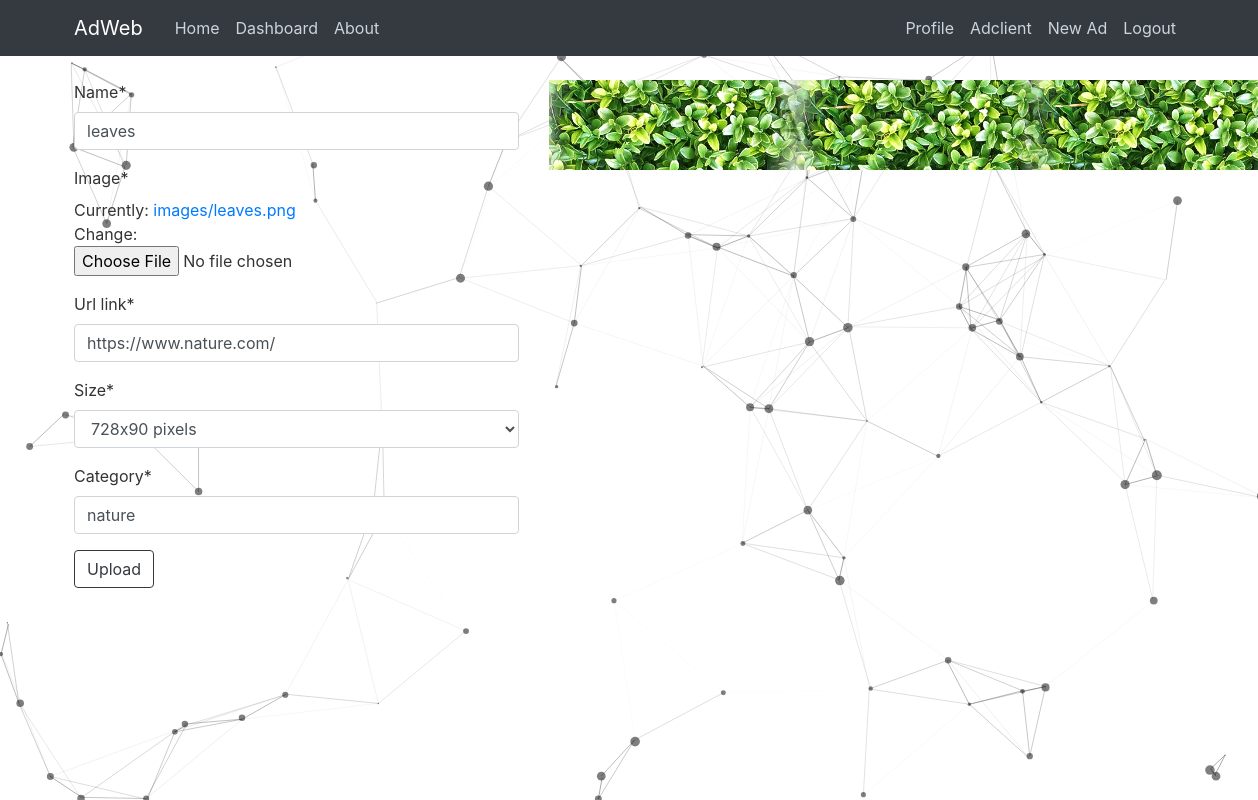
The app's page /advertisement/12/update/ (signed in) with its own data.
### adtool/models.py (models this page shows, shortened)
class Advertisement(models.Model):
    name = models.CharField(max_length=50)
    image = models.ImageField(upload_to='images/')
    url_link = models.URLField(default="")
    clicks = models.IntegerField(default=0)
    category = models.CharField(max_length=30, default="")
    size = models.CharField(
            max_length=16, choices=(
            ('medium rectangle', '300x250 pixels'),
            ('large rectangle', '336x280 pixels'),
            ('leaderboard', '728x90 pixels'),
            ('half page', '320x600 pixels'),
            ('free size', 'free size')
        ),
        default='free size')
    user = models.ForeignKey(User, on_delete=models.CASCADE)
    publish_date = models.DateTimeField('date published', default=timezone.now)

### adtool/views.py (the view, shortened to what this page needs)
class AdvertisementUpdateView(LoginRequiredMixin, UserPassesTestMixin, UpdateView):
    model = Advertisement
    fields = ['name', 'image', 'url_link', 'size', 'category']
    def test_func(self):
        advertisement = self.get_object()
        if self.request.user == advertisement.user:
            return True
        return False

### adtool/templates/adtool/advertisement_form.html (shortened to what this page needs)
{% extends 'adtool/base.html' %}
{% load crispy_forms_tags %}
{% load static %}
{% block content %}
<div class="row">
    <div class="col-lg-5">
        <form method="post" enctype="multipart/form-data">
            {{ form|crispy }}
            <button type="submit" class="btn btn-outline-dark">Upload</button>
        </form>
    </div>
    <div class="col-lg-7">
        {% if form.instance.image %}
        <img src="{{ form.instance.image.url }}" alt="advertisement image" id="profile-img-tag" />
        {% else %}
        <img src="{% static 'adtool/default_ad.png' %}" alt="advertisement image" id="profile-img-tag">
        {% endif %}
    </div>
</div>
{% endblock content %}

### adtool/static/adtool/style.css (style rules this page uses)
body { background: #fafafa; color: #333333; margin-top: 5rem; }

### records on screen
Advertisement: name "leaves", url_link "https://www.nature.com/", size "728x90 pixels", category "nature", instance.image (picture)
